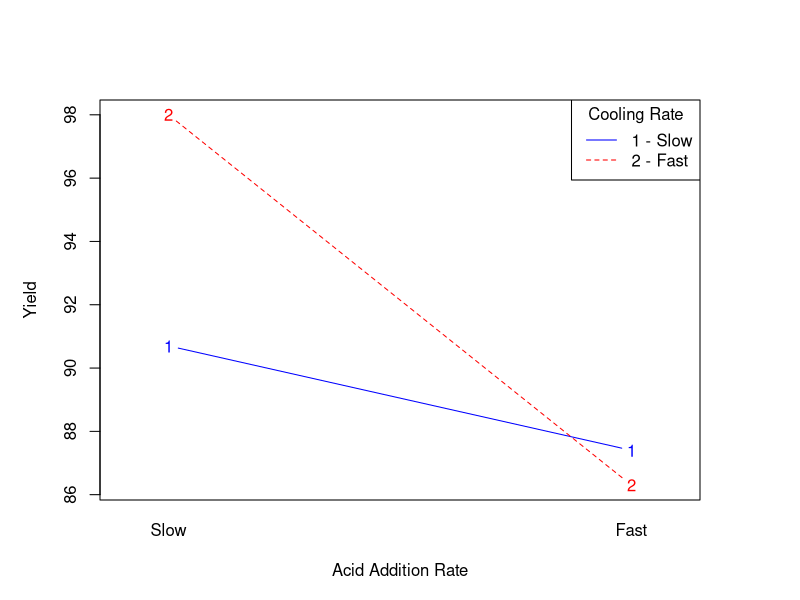

The R script that drew this image:
# Create a data frame
doe_data <- data.frame(
  Run = 1:4,
  CoolingRate = c(-1, -1, 1, 1),     # -1 = slow, 1 = fast
  AcidAdditionRate = c(-1, 1, -1, 1), # -1 = slow, 1 = fast
  Yield = c(90.7, 87.4, 98.0, 86.3)  # Yield in %
)

# View the data
print(doe_data)

# Calculate mean responses for each factor level
overall_mean <- mean(doe_data$Yield)

# Main effects
effect_cooling <- mean(doe_data$Yield[doe_data$CoolingRate == 1]) - 
  mean(doe_data$Yield[doe_data$CoolingRate == -1])
effect_acid <- mean(doe_data$Yield[doe_data$AcidAdditionRate == 1]) - 
  mean(doe_data$Yield[doe_data$AcidAdditionRate == -1])

# Interaction effect
interaction_effect <- mean(doe_data$Yield[doe_data$CoolingRate == 1 & doe_data$AcidAdditionRate == 1]) -
  mean(doe_data$Yield[doe_data$CoolingRate == 1 & doe_data$AcidAdditionRate == -1]) -
  mean(doe_data$Yield[doe_data$CoolingRate == -1 & doe_data$AcidAdditionRate == 1]) +
  mean(doe_data$Yield[doe_data$CoolingRate == -1 & doe_data$AcidAdditionRate == -1])

# Print effects
cat("Overall Mean:", overall_mean, "\n")
cat("Effect of Cooling Rate:", effect_cooling, "\n")
cat("Effect of Acid Addition Rate:", effect_acid, "\n")
cat("Interaction Effect:", interaction_effect, "\n")


par(mar = c(5, 5, 5, 5))

# Convert both CoolingRate and AcidAdditionRate to factors with custom labels
doe_data$CoolingRate <- factor(doe_data$CoolingRate, levels = c(-1, 1), labels = c("Slow", "Fast"))
doe_data$AcidAdditionRate <- factor(doe_data$AcidAdditionRate, levels = c(-1, 1), labels = c("Slow", "Fast"))

# Now create the interaction plot
interaction.plot(
  x.factor = doe_data$AcidAdditionRate, 
  trace.factor = doe_data$CoolingRate, 
  response = doe_data$Yield,
  xlab = "Acid Addition Rate", 
  ylab = "Yield", 
  trace.label = "Cooling Rate",
  col = c("blue", "red"), 
  lty = 1:2, 
  type = "b",
  legend = FALSE
)

# Add the legend for better clarity
legend("topright", legend = c("1 - Slow", "2 - Fast"), col = c("blue", "red"), lty = 1:2, title = "Cooling Rate")




